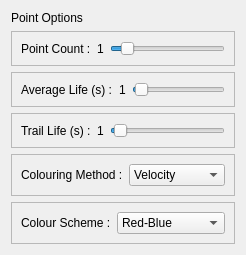
             <widget class="QWidget" name="tab_2">
              <attribute name="title">
               <string>Step Flow</string>
              </attribute>
              <layout class="QVBoxLayout" name="verticalLayout_6">
               <item>
                <widget class="QLabel" name="label_10">
                 <property name="text">
                  <string>Point Options</string>
                 </property>
                </widget>
               </item>
               <item>
                <widget class="QFrame" name="frame_15">
                 <property name="frameShape">
                  <enum>QFrame::StyledPanel</enum>
                 </property>
                 <property name="frameShadow">
                  <enum>QFrame::Raised</enum>
                 </property>
                 <layout class="QHBoxLayout" name="horizontalLayout_13">
                  <item>
                   <widget class="QLabel" name="label_15">
                    <property name="toolTip">
                     <string>Number of points being rendered</string>
                    </property>
                    <property name="text">
                     <string>Point Count :</string>
                    </property>
                   </widget>
                  </item>
                  <item>
                   <widget class="QLabel" name="Label_Point_Count_2">
                    <property name="text">
                     <string>1</string>
                    </property>
                   </widget>
                  </item>
                  <item>
                   <widget class="QSlider" name="Silder_StepFlow_PointCount">
                    <property name="minimum">
                     <number>1</number>
                    </property>
                    <property name="maximum">
                     <number>1000</number>
                    </property>
                    <property name="value">
                     <number>100</number>
                    </property>
                    <property name="orientation">
                     <enum>Qt::Horizontal</enum>
                    </property>
                   </widget>
                  </item>
                 </layout>
                </widget>
               </item>
               <item>
                <widget class="QFrame" name="frame_11">
                 <property name="frameShape">
                  <enum>QFrame::StyledPanel</enum>
                 </property>
                 <property name="frameShadow">
                  <enum>QFrame::Raised</enum>
                 </property>
                 <layout class="QHBoxLayout" name="horizontalLayout_9">
                  <item>
                   <widget class="QLabel" name="label_11">
                    <property name="text">
                     <string>Average Life (s) :</string>
                    </property>
                   </widget>
                  </item>
                  <item>
                   <widget class="QLabel" name="Text_Label_AvgLife_2">
                    <property name="text">
                     <string>1</string>
                    </property>
                   </widget>
                  </item>
                  <item>
                   <widget class="QSlider" name="Silder_StepFlow_AverageLife">
                    <property name="minimum">
                     <number>100</number>
                    </property>
                    <property name="maximum">
                     <number>30000</number>
                    </property>
                    <property name="singleStep">
                     <number>100</number>
                    </property>
                    <property name="value">
                     <number>1000</number>
                    </property>
                    <property name="orientation">
                     <enum>Qt::Horizontal</enum>
                    </property>
                   </widget>
                  </item>
                 </layout>
                </widget>
               </item>
               <item>
                <widget class="QFrame" name="frame_14">
                 <property name="frameShape">
                  <enum>QFrame::StyledPanel</enum>
                 </property>
                 <property name="frameShadow">
                  <enum>QFrame::Raised</enum>
                 </property>
                 <layout class="QHBoxLayout" name="horizontalLayout_12">
                  <item>
                   <widget class="QLabel" name="label_14">
                    <property name="text">
                     <string>Trail Life (s) :</string>
                    </property>
                   </widget>
                  </item>
                  <item>
                   <widget class="QLabel" name="Text_Label_TrailLife_2">
                    <property name="text">
                     <string>1</string>
                    </property>
                   </widget>
                  </item>
                  <item>
                   <widget class="QSlider" name="Silder_StepFlow_TrailLife">
                    <property name="minimum">
                     <number>100</number>
                    </property>
                    <property name="maximum">
                     <number>30000</number>
                    </property>
                    <property name="singleStep">
                     <number>100</number>
                    </property>
                    <property name="value">
                     <number>1000</number>
                    </property>
                    <property name="orientation">
                     <enum>Qt::Horizontal</enum>
                    </property>
                   </widget>
                  </item>
                 </layout>
                </widget>
               </item>
               <item>
                <widget class="QFrame" name="frame_13">
                 <property name="frameShape">
                  <enum>QFrame::StyledPanel</enum>
                 </property>
                 <property name="frameShadow">
                  <enum>QFrame::Raised</enum>
                 </property>
                 <layout class="QHBoxLayout" name="horizontalLayout_11">
                  <item>
                   <widget class="QLabel" name="label_13">
                    <property name="text">
                     <string>Colouring Method :</string>
                    </property>
                   </widget>
                  </item>
                  <item>
                   <widget class="QComboBox" name="ComboBox_StepFlow_ColouringMethod">
                    <property name="currentText">
                     <string>Velocity</string>
                    </property>
                    <property name="currentIndex">
                     <number>0</number>
                    </property>
                    <property name="maxCount">
                     <number>10</number>
                    </property>
                    <item>
                     <property name="text">
                      <string>Velocity</string>
                     </property>
                    </item>
                    <item>
                     <property name="text">
                      <string>Mono</string>
                     </property>
                    </item>
                    <item>
                     <property name="text">
                      <string>LifeTime</string>
                     </property>
                    </item>
                    <item>
                     <property name="text">
                      <string>Angle</string>
                     </property>
                    </item>
                    <item>
                     <property name="text">
                      <string>RAINBOW</string>
                     </property>
                    </item>
                   </widget>
                  </item>
                 </layout>
                </widget>
               </item>
               <item>
                <widget class="QFrame" name="frame_12">
                 <property name="frameShape">
                  <enum>QFrame::StyledPanel</enum>
                 </property>
                 <property name="frameShadow">
                  <enum>QFrame::Raised</enum>
                 </property>
                 <layout class="QHBoxLayout" name="horizontalLayout_10">
                  <item>
                   <widget class="QLabel" name="label_12">
                    <property name="text">
                     <string>Colour Scheme :</string>
                    </property>
                   </widget>
                  </item>
                  <item>
                   <widget class="QComboBox" name="ComboBox_StepFlow_ColouringScheme">
                    <item>
                     <property name="text">
                      <string>Red-Blue</string>
                     </property>
                    </item>
                    <item>
                     <property name="text">
                      <string>Hot Rainbow</string>
                     </property>
                    </item>
                    <item>
                     <property name="text">
                      <string>Cold Rainbow</string>
                     </property>
                    </item>
                    <item>
                     <property name="text">
                      <string>Purple-Silver</string>
                     </property>
                    </item>
                    <item>
                     <property name="text">
                      <string>Blue-Gold</string>
                     </property>
                    </item>
                   </widget>
                  </item>
                 </layout>
                </widget>
               </item>
              </layout>
             </widget>
